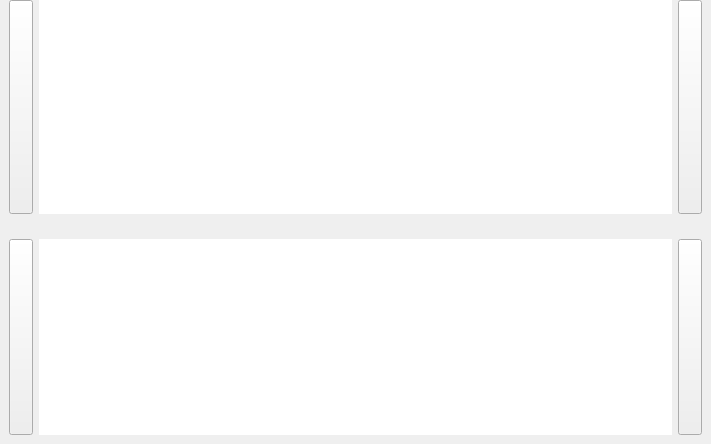
<?xml version="1.0" encoding="UTF-8"?>
<ui version="4.0">
 <class>m_OsdExtFilter</class>
 <widget class="QWidget" name="m_OsdExtFilter">
  <property name="geometry">
   <rect>
    <x>0</x>
    <y>0</y>
    <width>711</width>
    <height>444</height>
   </rect>
  </property>
  <layout class="QVBoxLayout" name="verticalLayout">
   <property name="spacing">
    <number>16</number>
   </property>
   <property name="leftMargin">
    <number>0</number>
   </property>
   <property name="topMargin">
    <number>0</number>
   </property>
   <property name="rightMargin">
    <number>0</number>
   </property>
   <property name="bottomMargin">
    <number>0</number>
   </property>
   <item>
    <widget class="COsdMediaModeContext" name="m_MediaMode" native="true">
     <property name="sizePolicy">
      <sizepolicy hsizetype="Expanding" vsizetype="Preferred">
       <horstretch>0</horstretch>
       <verstretch>0</verstretch>
      </sizepolicy>
     </property>
     <property name="palette">
      <palette>
       <active>
        <colorrole role="WindowText">
         <brush brushstyle="SolidPattern">
          <color alpha="255">
           <red>255</red>
           <green>153</green>
           <blue>51</blue>
          </color>
         </brush>
        </colorrole>
        <colorrole role="Text">
         <brush brushstyle="SolidPattern">
          <color alpha="255">
           <red>255</red>
           <green>153</green>
           <blue>51</blue>
          </color>
         </brush>
        </colorrole>
       </active>
       <inactive>
        <colorrole role="WindowText">
         <brush brushstyle="SolidPattern">
          <color alpha="255">
           <red>255</red>
           <green>153</green>
           <blue>51</blue>
          </color>
         </brush>
        </colorrole>
        <colorrole role="Text">
         <brush brushstyle="SolidPattern">
          <color alpha="255">
           <red>255</red>
           <green>153</green>
           <blue>51</blue>
          </color>
         </brush>
        </colorrole>
       </inactive>
       <disabled>
        <colorrole role="WindowText">
         <brush brushstyle="SolidPattern">
          <color alpha="255">
           <red>120</red>
           <green>120</green>
           <blue>120</blue>
          </color>
         </brush>
        </colorrole>
        <colorrole role="Text">
         <brush brushstyle="SolidPattern">
          <color alpha="255">
           <red>120</red>
           <green>120</green>
           <blue>120</blue>
          </color>
         </brush>
        </colorrole>
       </disabled>
      </palette>
     </property>
     <property name="skinBackground" stdset="0">
      <string notr="true">can_glass=&quot;0&quot; color1=&quot;0x50000000&quot; type=&quot;0&quot;</string>
     </property>
     <property name="buttonsImage" stdset="0">
      <stringlist notr="true">
       <string>img\tree\network-icon.png</string>
       <string>img\tree\network-local-icon.png</string>
       <string>img\tree\records-icon.png</string>
       <string>img\tree\network-icon.png</string>
      </stringlist>
     </property>
     <layout class="QHBoxLayout" name="horizontalLayout_2">
      <property name="topMargin">
       <number>0</number>
      </property>
      <property name="bottomMargin">
       <number>0</number>
      </property>
      <item>
       <widget class="CSkinButton" name="PANEL_UP_BUTTON_ID">
        <property name="sizePolicy">
         <sizepolicy hsizetype="Minimum" vsizetype="Minimum">
          <horstretch>0</horstretch>
          <verstretch>0</verstretch>
         </sizepolicy>
        </property>
        <property name="focusPolicy">
         <enum>Qt::NoFocus</enum>
        </property>
        <property name="text">
         <string notr="true"/>
        </property>
        <property name="autoRepeat">
         <bool>true</bool>
        </property>
        <property name="skinImage" stdset="0">
         <stringlist notr="true">
          <string>src=&quot;img\tree\panelleft.png&quot;</string>
         </stringlist>
        </property>
       </widget>
      </item>
      <item>
       <widget class="CSkinPanel" name="SkinPanel">
        <property name="sizePolicy">
         <sizepolicy hsizetype="Expanding" vsizetype="Expanding">
          <horstretch>0</horstretch>
          <verstretch>0</verstretch>
         </sizepolicy>
        </property>
        <property name="minimumSize">
         <size>
          <width>0</width>
          <height>0</height>
         </size>
        </property>
        <property name="maximumSize">
         <size>
          <width>16777215</width>
          <height>16777215</height>
         </size>
        </property>
        <property name="palette">
         <palette>
          <active>
           <colorrole role="WindowText">
            <brush brushstyle="SolidPattern">
             <color alpha="255">
              <red>255</red>
              <green>153</green>
              <blue>51</blue>
             </color>
            </brush>
           </colorrole>
          </active>
          <inactive>
           <colorrole role="WindowText">
            <brush brushstyle="SolidPattern">
             <color alpha="255">
              <red>255</red>
              <green>153</green>
              <blue>51</blue>
             </color>
            </brush>
           </colorrole>
          </inactive>
          <disabled>
           <colorrole role="WindowText">
            <brush brushstyle="SolidPattern">
             <color alpha="255">
              <red>120</red>
              <green>120</green>
              <blue>120</blue>
             </color>
            </brush>
           </colorrole>
          </disabled>
         </palette>
        </property>
        <property name="font">
         <font>
          <family>Tahoma</family>
          <pointsize>12</pointsize>
          <weight>75</weight>
          <bold>true</bold>
         </font>
        </property>
        <property name="cursor" stdset="0">
         <cursorShape>PointingHandCursor</cursorShape>
        </property>
        <property name="focusPolicy">
         <enum>Qt::NoFocus</enum>
        </property>
        <property name="frameShape">
         <enum>QFrame::NoFrame</enum>
        </property>
        <property name="frameShadow">
         <enum>QFrame::Plain</enum>
        </property>
        <property name="lineWidth">
         <number>0</number>
        </property>
        <property name="verticalScrollBarPolicy">
         <enum>Qt::ScrollBarAlwaysOff</enum>
        </property>
        <property name="horizontalScrollBarPolicy">
         <enum>Qt::ScrollBarAlwaysOff</enum>
        </property>
        <property name="editTriggers">
         <set>QAbstractItemView::NoEditTriggers</set>
        </property>
        <property name="showDropIndicator" stdset="0">
         <bool>false</bool>
        </property>
        <property name="dragEnabled">
         <bool>false</bool>
        </property>
        <property name="dragDropMode">
         <enum>QAbstractItemView::DropOnly</enum>
        </property>
        <property name="defaultDropAction">
         <enum>Qt::IgnoreAction</enum>
        </property>
        <property name="selectionMode">
         <enum>QAbstractItemView::NoSelection</enum>
        </property>
        <property name="verticalScrollMode">
         <enum>QAbstractItemView::ScrollPerPixel</enum>
        </property>
        <property name="horizontalScrollMode">
         <enum>QAbstractItemView::ScrollPerPixel</enum>
        </property>
        <property name="flow">
         <enum>QListView::LeftToRight</enum>
        </property>
        <property name="spacing">
         <number>1</number>
        </property>
        <property name="uniformItemSizes">
         <bool>true</bool>
        </property>
        <property name="skinItemSize" stdset="0">
         <size>
          <width>150</width>
          <height>30</height>
         </size>
        </property>
        <property name="skinBaseSize" stdset="0">
         <size>
          <width>0</width>
          <height>30</height>
         </size>
        </property>
        <property name="skinImage" stdset="0">
         <stringlist notr="true">
          <string>src=&quot;img\osd\mediamodeback.png&quot;</string>
          <string>src=&quot;img\osd\mediamodebackpress.png&quot;</string>
         </stringlist>
        </property>
        <property name="textRect" stdset="0">
         <rect>
          <x>30</x>
          <y>0</y>
          <width>150</width>
          <height>30</height>
         </rect>
        </property>
        <property name="textAlignment" stdset="0">
         <number>132</number>
        </property>
        <property name="glow" stdset="0">
         <string>glow=&quot;3.2&quot; color=&quot;0x901F1F40&quot;</string>
        </property>
        <property name="imgRect" stdset="0">
         <rect>
          <x>3</x>
          <y>2</y>
          <width>30</width>
          <height>30</height>
         </rect>
        </property>
       </widget>
      </item>
      <item>
       <widget class="CSkinButton" name="PANEL_DOWN_BUTTON_ID">
        <property name="sizePolicy">
         <sizepolicy hsizetype="Minimum" vsizetype="Minimum">
          <horstretch>0</horstretch>
          <verstretch>0</verstretch>
         </sizepolicy>
        </property>
        <property name="focusPolicy">
         <enum>Qt::NoFocus</enum>
        </property>
        <property name="text">
         <string notr="true"/>
        </property>
        <property name="autoRepeat">
         <bool>true</bool>
        </property>
        <property name="skinImage" stdset="0">
         <stringlist>
          <string>src=&quot;img\tree\panelright.png&quot;</string>
         </stringlist>
        </property>
       </widget>
      </item>
     </layout>
    </widget>
   </item>
   <item>
    <widget class="COsdExtFilterContext" name="m_ExtFilter" native="true">
     <property name="sizePolicy">
      <sizepolicy hsizetype="Expanding" vsizetype="Preferred">
       <horstretch>0</horstretch>
       <verstretch>0</verstretch>
      </sizepolicy>
     </property>
     <property name="font">
      <font>
       <family>Tahoma</family>
       <pointsize>11</pointsize>
       <weight>75</weight>
       <bold>true</bold>
      </font>
     </property>
     <property name="acceptDrops">
      <bool>false</bool>
     </property>
     <property name="skinBackground" stdset="0">
      <string notr="true">can_glass=&quot;0&quot; color1=&quot;0x50000000&quot; type=&quot;0&quot;</string>
     </property>
     <property name="buttonsImage" stdset="0">
      <stringlist notr="true">
       <string>img\tree\selectall.png</string>
      </stringlist>
     </property>
     <layout class="QHBoxLayout" name="horizontalLayout">
      <item>
       <widget class="CSkinButton" name="PANEL_UP_BUTTON_ID">
        <property name="sizePolicy">
         <sizepolicy hsizetype="Minimum" vsizetype="Minimum">
          <horstretch>0</horstretch>
          <verstretch>0</verstretch>
         </sizepolicy>
        </property>
        <property name="focusPolicy">
         <enum>Qt::NoFocus</enum>
        </property>
        <property name="contextMenuPolicy">
         <enum>Qt::CustomContextMenu</enum>
        </property>
        <property name="text">
         <string notr="true"/>
        </property>
        <property name="autoRepeat">
         <bool>true</bool>
        </property>
        <property name="skinImage" stdset="0">
         <stringlist>
          <string>src=&quot;img\tree\panelleft.png&quot;</string>
         </stringlist>
        </property>
       </widget>
      </item>
      <item>
       <widget class="CSkinPanel" name="SkinPanel">
        <property name="sizePolicy">
         <sizepolicy hsizetype="Expanding" vsizetype="Expanding">
          <horstretch>0</horstretch>
          <verstretch>0</verstretch>
         </sizepolicy>
        </property>
        <property name="palette">
         <palette>
          <active>
           <colorrole role="WindowText">
            <brush brushstyle="SolidPattern">
             <color alpha="255">
              <red>248</red>
              <green>248</green>
              <blue>248</blue>
             </color>
            </brush>
           </colorrole>
           <colorrole role="Text">
            <brush brushstyle="SolidPattern">
             <color alpha="255">
              <red>247</red>
              <green>247</green>
              <blue>247</blue>
             </color>
            </brush>
           </colorrole>
          </active>
          <inactive>
           <colorrole role="WindowText">
            <brush brushstyle="SolidPattern">
             <color alpha="255">
              <red>248</red>
              <green>248</green>
              <blue>248</blue>
             </color>
            </brush>
           </colorrole>
           <colorrole role="Text">
            <brush brushstyle="SolidPattern">
             <color alpha="255">
              <red>247</red>
              <green>247</green>
              <blue>247</blue>
             </color>
            </brush>
           </colorrole>
          </inactive>
          <disabled>
           <colorrole role="WindowText">
            <brush brushstyle="SolidPattern">
             <color alpha="255">
              <red>120</red>
              <green>120</green>
              <blue>120</blue>
             </color>
            </brush>
           </colorrole>
           <colorrole role="Text">
            <brush brushstyle="SolidPattern">
             <color alpha="255">
              <red>120</red>
              <green>120</green>
              <blue>120</blue>
             </color>
            </brush>
           </colorrole>
          </disabled>
         </palette>
        </property>
        <property name="font">
         <font>
          <family>Tahoma</family>
          <pointsize>11</pointsize>
          <weight>75</weight>
          <bold>true</bold>
          <stylestrategy>PreferAntialias</stylestrategy>
         </font>
        </property>
        <property name="focusPolicy">
         <enum>Qt::NoFocus</enum>
        </property>
        <property name="acceptDrops">
         <bool>true</bool>
        </property>
        <property name="frameShape">
         <enum>QFrame::NoFrame</enum>
        </property>
        <property name="frameShadow">
         <enum>QFrame::Plain</enum>
        </property>
        <property name="lineWidth">
         <number>0</number>
        </property>
        <property name="verticalScrollBarPolicy">
         <enum>Qt::ScrollBarAlwaysOff</enum>
        </property>
        <property name="horizontalScrollBarPolicy">
         <enum>Qt::ScrollBarAlwaysOff</enum>
        </property>
        <property name="autoScroll">
         <bool>true</bool>
        </property>
        <property name="editTriggers">
         <set>QAbstractItemView::NoEditTriggers</set>
        </property>
        <property name="showDropIndicator" stdset="0">
         <bool>true</bool>
        </property>
        <property name="dragEnabled">
         <bool>true</bool>
        </property>
        <property name="dragDropMode">
         <enum>QAbstractItemView::DragDrop</enum>
        </property>
        <property name="defaultDropAction">
         <enum>Qt::IgnoreAction</enum>
        </property>
        <property name="selectionMode">
         <enum>QAbstractItemView::SingleSelection</enum>
        </property>
        <property name="textElideMode">
         <enum>Qt::ElideNone</enum>
        </property>
        <property name="verticalScrollMode">
         <enum>QAbstractItemView::ScrollPerPixel</enum>
        </property>
        <property name="horizontalScrollMode">
         <enum>QAbstractItemView::ScrollPerPixel</enum>
        </property>
        <property name="flow">
         <enum>QListView::LeftToRight</enum>
        </property>
        <property name="uniformItemSizes">
         <bool>true</bool>
        </property>
        <property name="selectionRectVisible">
         <bool>false</bool>
        </property>
        <property name="skinItemSize" stdset="0">
         <size>
          <width>82</width>
          <height>102</height>
         </size>
        </property>
        <property name="skinBaseSize" stdset="0">
         <size>
          <width>0</width>
          <height>102</height>
         </size>
        </property>
        <property name="skinImage" stdset="0">
         <stringlist notr="true">
          <string>src=&quot;img\tree\treeleftside2.png&quot;</string>
          <string>src=&quot;img\tree\treeleftsidepress2.png&quot;</string>
         </stringlist>
        </property>
        <property name="textRect" stdset="0">
         <rect>
          <x>0</x>
          <y>78</y>
          <width>82</width>
          <height>32</height>
         </rect>
        </property>
        <property name="textAlignment" stdset="0">
         <number>132</number>
        </property>
        <property name="glow" stdset="0">
         <string notr="true">glow=&quot;3.2&quot; color=&quot;0x901F1F40&quot;</string>
        </property>
        <property name="extTextRect" stdset="0">
         <rect>
          <x>0</x>
          <y>61</y>
          <width>72</width>
          <height>16</height>
         </rect>
        </property>
        <property name="extTextColor" stdset="0">
         <color alpha="176">
          <red>240</red>
          <green>240</green>
          <blue>240</blue>
         </color>
        </property>
        <property name="glowExtText" stdset="0">
         <string>glow=&quot;4&quot; color=&quot;0xC0101010&quot; samples=&quot;3&quot; indent=&quot;0&quot;</string>
        </property>
        <property name="extTextAlignment" stdset="0">
         <number>2</number>
        </property>
        <property name="extTextFont" stdset="0">
         <font>
          <family>Tahoma</family>
          <pointsize>11</pointsize>
          <weight>50</weight>
          <bold>false</bold>
          <stylestrategy>PreferAntialias</stylestrategy>
         </font>
        </property>
        <property name="imgRect" stdset="0">
         <rect>
          <x>8</x>
          <y>8</y>
          <width>60</width>
          <height>60</height>
         </rect>
        </property>
       </widget>
      </item>
      <item>
       <widget class="CSkinButton" name="PANEL_DOWN_BUTTON_ID">
        <property name="sizePolicy">
         <sizepolicy hsizetype="Minimum" vsizetype="Minimum">
          <horstretch>0</horstretch>
          <verstretch>0</verstretch>
         </sizepolicy>
        </property>
        <property name="focusPolicy">
         <enum>Qt::NoFocus</enum>
        </property>
        <property name="text">
         <string notr="true"/>
        </property>
        <property name="autoRepeat">
         <bool>true</bool>
        </property>
        <property name="skinImage" stdset="0">
         <stringlist>
          <string>src=&quot;img\tree\panelright.png&quot;</string>
         </stringlist>
        </property>
       </widget>
      </item>
     </layout>
    </widget>
   </item>
  </layout>
 </widget>
 <customwidgets>
  <customwidget>
   <class>CSkinButton</class>
   <extends>QToolButton</extends>
   <header>skinbutton.h</header>
  </customwidget>
  <customwidget>
   <class>CSkinPanel</class>
   <extends>QListView</extends>
   <header>SkinPanel.h</header>
  </customwidget>
  <customwidget>
   <class>COsdExtFilterContext</class>
   <extends>QWidget</extends>
   <header>OsdExtFilterContext.h</header>
   <container>1</container>
  </customwidget>
  <customwidget>
   <class>COsdMediaModeContext</class>
   <extends>QWidget</extends>
   <header>OsdMediaModeContext.h</header>
   <container>1</container>
  </customwidget>
 </customwidgets>
 <resources/>
 <connections/>
</ui>
